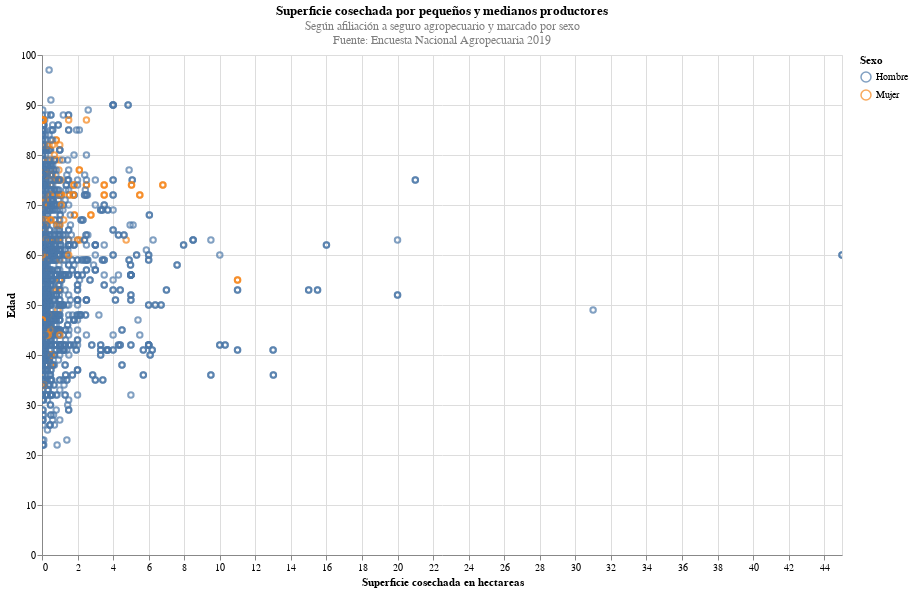

Notebook source saved alongside this figure:
### Code cell
alt.Chart(ena, height = 500, width = 800).mark_point().encode(
    x = alt.X("Superficie cosechada en hectareas:Q"),
    y = alt.Y("Edad:Q"),
    color = "Sexo"
    ).interactive().properties(
    title={
      "text": ["Superficie cosechada por pequeños y medianos productores"], 
      "subtitle": ["Según afiliación a seguro agropecuario y marcado por sexo",
                   "Fuente: Encuesta Nacional Agropecuaria 2019"],
      "color": "Black",
      "subtitleColor": "Gray"
    })

### Figure 1 — Vega-Lite specification as saved in the notebook (floating-point values rounded to 4 significant figures; data arrays with more than 128 entries replaced by an {"elided": "..."} marker saying what was removed)
{"config": {"view": {"continuousWidth": 400, "continuousHeight": 300}}, "data": {"name": "data-f7f66ef9915badb3a770806bb7373796"}, "mark": "point", "encoding": {"color": {"field": "Sexo", "type": "nominal"}, "x": {"field": "Superficie cosechada en hectareas", "type": "quantitative"}, "y": {"field": "Edad", "type": "quantitative"}}, "height": 500, "selection": {"selector007": {"type": "interval", "bind": "scales", "encodings": ["x", "y"]}}, "title": {"text": ["Superficie cosechada por pequeños y medianos productores"], "subtitle": ["Según afiliación a seguro agropecuario y marcado por sexo", "Fuente: Encuesta Nacional Agropecuaria 2019"], "color": "Black", "subtitleColor": "Gray"}, "width": 800, "$schema": "https://vega.github.io/schema/vega-lite/v4.17.0.json", "datasets": {"data-f7f66ef9915badb3a770806bb7373796": {"elided": "2001 records"}}}
